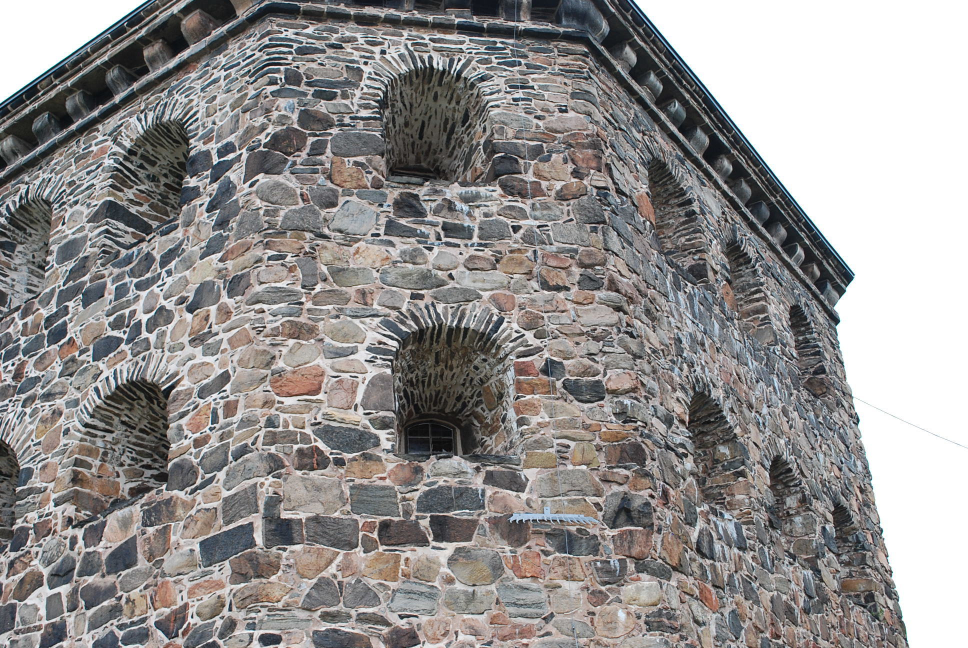
%> input picture assignment3data/kronan1.JPG, 1936 x 1296 px (shown at 1/2 size)
$ octave ce_1.m   (GNU Octave 9; MATLAB toolbox functions it lacks are replaced by stand-ins)
%> lines starting %> are read from the running program, lines starting %| are printed output that depends on the picture
### assignment3data/pflat.m
function [ Cartesian ] = pflat( Homo )
    for i=1:size(Homo,2)
        Cartesian(:,i)=Homo(:,i)./Homo(end,i);
    end
end

### assignment3data/rital.m
function rital(linjer,st)
if nargin == 1,
 st='-';
end;
if size(linjer)==0,
  slask=[];
else
  [slask,nn]=size(linjer);
  rikt=psphere([linjer(2,:);-linjer(1,:);zeros(1,nn)]);
  punkter=pflat(cross(rikt,linjer));
  for i=1:nn;
   plot([punkter(1,i)-2000*rikt(1,i) punkter(1,i)+2000*rikt(1,i)], ...
        [punkter(2,i)-2000*rikt(2,i) punkter(2,i)+2000*rikt(2,i)],st);
  end;
  slask=[];
end;

### assignment3data/psphere.m
function [y,alpha]=psphere(x);
% [y,alpha]=psphere(x) - normalization of projective points.
% Do a normalization on the projective
% points in x. Each column is considered to
% be a point in homogeneous coordinates.
% INPUT :
%  x     - matrix in which each column is a point.
% OUTPUT :
%  y     - result after normalization.
%  alpha - depth

[a,n]=size(x);
alpha=sqrt(sum(x.^2));
y=x./(ones(a,1)*alpha);

### assignment3data/ce_1.m
clc
clear all
close all

%% Load data
load('compEx1data.mat');
im1 = imread('kronan1.JPG');
%> im1 is the input picture: size 1296x1936x3 uint8; mean R, G, B 147.1, 144.6, 143.8
im2 = imread('kronan2.JPG');
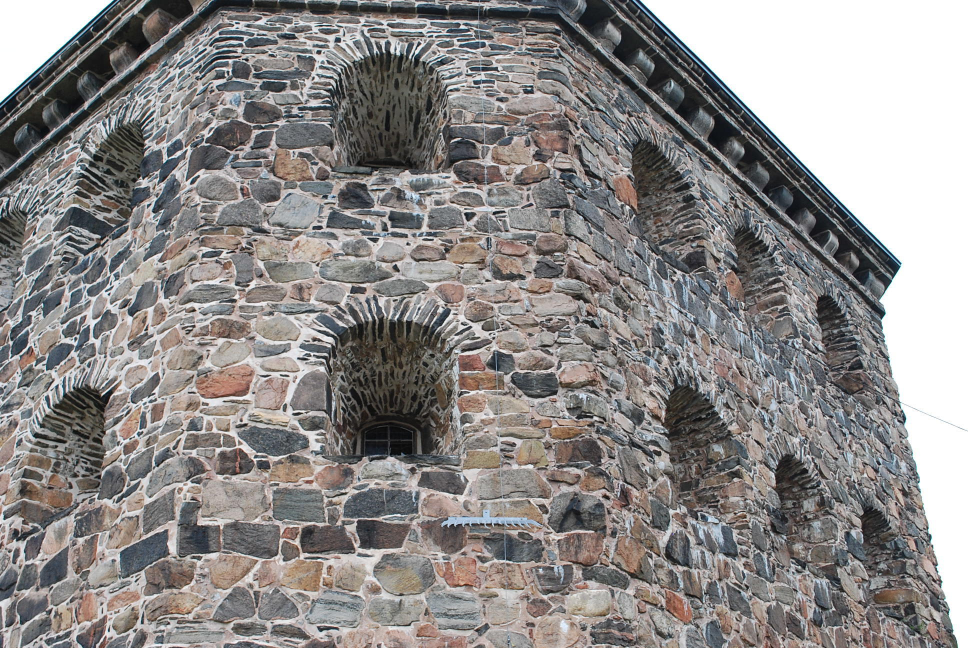
%> input picture assignment3data/kronan2.JPG, 1936 x 1296 px (shown at 1/2 size)
%> im2 is the input picture: size 1296x1936x3 uint8; mean R, G, B 141.3, 138.2, 137.2

%% Normalize x
mean_x1=mean(x{1}(1:2,:),2);
std_x1=std(x{1}(1:2,:),0,2);
mean_x2=mean(x{2}(1:2,:),2);
std_x2=std(x{2}(1:2,:),0,2);

N1=[1/std_x1(1) 0 -mean_x1(1)/std_x1(1);
    0 1/std_x1(2) -mean_x1(2)/std_x1(2);
    0 0 1];
N2=[1/std_x2(1) 0 -mean_x2(1)/std_x2(1);
    0 1/std_x2(2) -mean_x2(2)/std_x2(2);
    0 0 1];
% Unormalized version
% N1=eye(3);
% N2 = N1;
x1_norm=pflat(N1*x{1});

x2_norm=pflat(N2*x{2});

%% Set up M matrix
M = zeros(length(x1_norm),9);
    for i = 1:length(x1_norm)
        temp=x2_norm(:,i)*x1_norm(:,i)';
        M(i,:)=temp(:)';
    end
%% SVD and check
[U,S,V]=svd(M);
v=V(:,end);
eigVals=S'*S;
normMV = norm(M*v);

%% Define F matrix and check the determinant
Fn = reshape (v ,[3 3]);
%refine
[U,S,V]=svd(Fn);
S(3,3)=0;
Fn=U*S*V';

disp(['Determinant of F is ' num2str(round(det(Fn)))])
disp(['Mean value of x2_norm^T F x1_norm is ' num2str(mean(mean(x2_norm'* Fn * x1_norm)))])
figure(1);
plot (diag(x2_norm'*Fn*x1_norm));
ylim([-0.1 0.1])
xlim([0 2000])
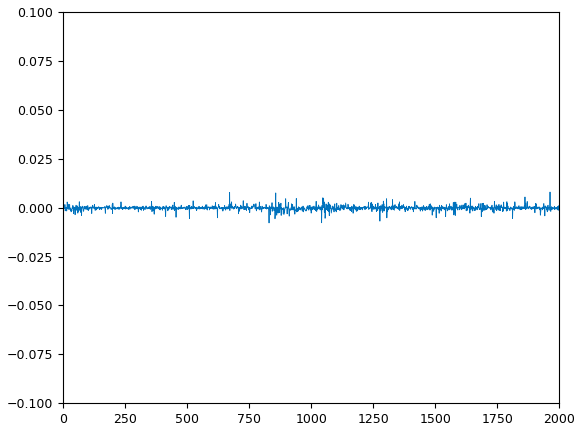
%> figure redrawn from the program's plot data; curve peaks at x = 1963, y = 0.00795
hold off
%% Unormalize F and epipolar lines
F=N2'*Fn*N1;
F=F./F(end);
l = F*x{1}; % Computes the epipolar lines
l = l./sqrt(repmat(l(1 ,:).^2 + l(2 ,:).^2 ,[3 1]));

rand_points=randperm(length(x1_norm),20);
plot_points=x{2}(:,rand_points);
%% Plots

figure(2);
hold off
cla reset
imshow(im2);
hold on
plot(plot_points(1,:),plot_points(2,:),'r*','Markersize',10,'LineWidth',1.3)
rital(l(:,rand_points));

title('Image points vs their corresponding epipolar lines')
legend('Image points','Epipolar lines')
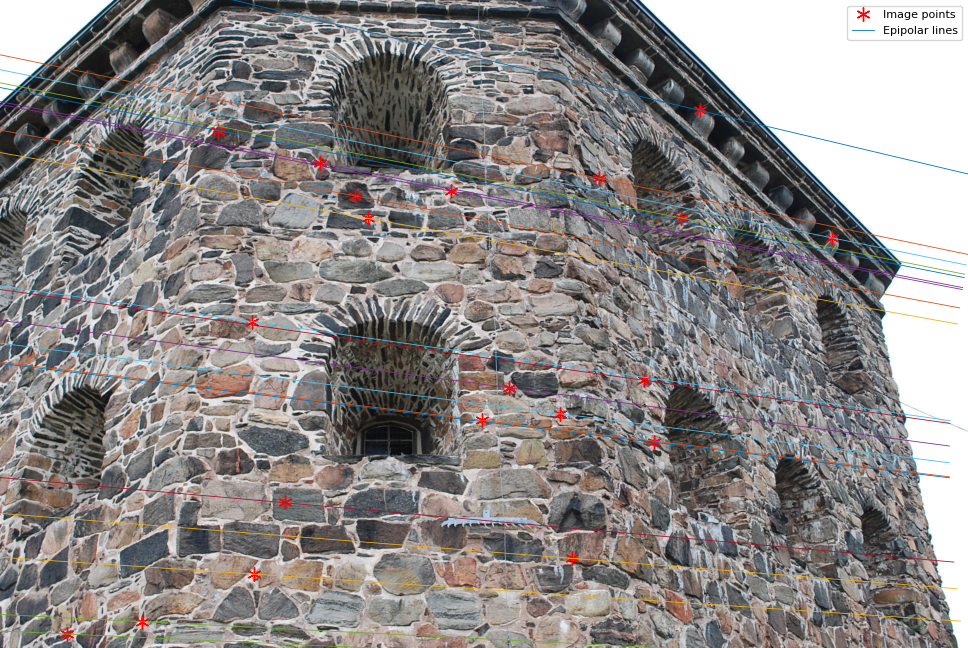
%> figure redrawn from the program's plot data; shown at 1/2 size; its title reads 'Image points vs their corresponding epipolar lines'
hold off

figure(3);
hist(abs(sum(l.*x{2})),100);
title('Distance histogram of image points and their corresponding epipolar line')
xlabel('Distance of epipolar line and image point')
ylabel('Number of image points')
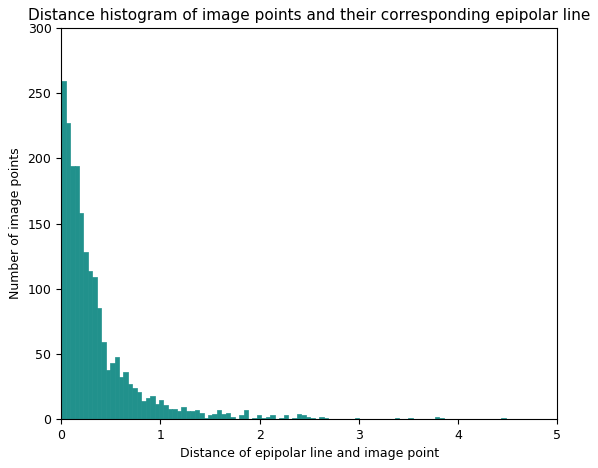
%> figure redrawn from the program's plot data; tallest bar 259 high, from x = 0.000109 to 0.0449
%mean error
meanD=mean(abs(sum(l.*x{2})));
%% Save for ce2
save('compEx2data.mat')
